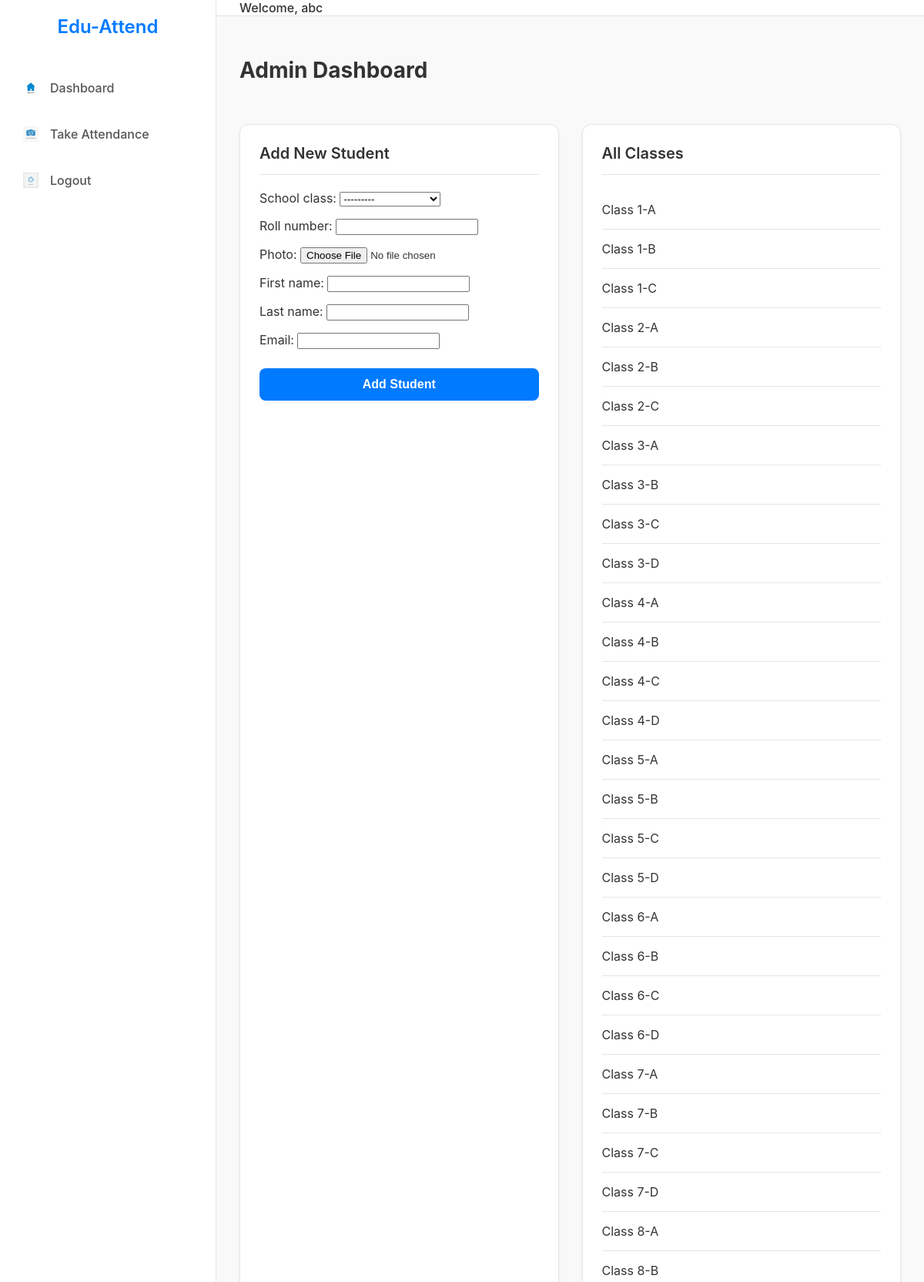
The page /core/admin/dashboard/ (signed in, upper part) on the database its author committed.
### core/models.py (models this page shows, shortened)
class User(AbstractUser):
    ROLE_CHOICES = (
        ('admin', 'Admin'),
        ('teacher', 'Teacher'),
        ('student', 'Student'),
    )
    role = models.CharField(max_length=20, choices=ROLE_CHOICES, default='teacher')

class SchoolClass(models.Model):
    grade = models.PositiveSmallIntegerField(
        validators=[MinValueValidator(1), MaxValueValidator(12)],
        help_text="Class/Grade number (1-12)"
    )
    section = models.CharField(
        max_length=2,
        help_text="Section letter, e.g., A, B, C",
    )
    academic_year = models.ForeignKey(AcademicYear, on_delete=models.PROTECT, default=1)
    def __str__(self) -> str:
        return f"Class {self.grade}-{self.section.upper()} ({self.academic_year})"
    class Meta:
        unique_together = ("academic_year", "grade", "section")

### core/views.py (the view)
# urls.py: path('admin/dashboard/', views.admin_dashboard, name='admin_dashboard'),
@login_required
def admin_dashboard(request: HttpRequest) -> HttpResponse:
    classes = SchoolClass.objects.all()
    students = Student.objects.select_related("school_class").all()
    if request.method == "POST":
        form = StudentForm(request.POST, request.FILES)
        if form.is_valid():
            form.save()
            messages.success(request, "Student added.")
            return redirect("admin_dashboard")
    else:
        form = StudentForm()
    return render(request, "admin/dashboard.html", {"classes": classes, "students": students, "form": form})

### core/forms.py (shortened to what this page needs)
class StudentForm(forms.ModelForm):
    first_name = forms.CharField(max_length=150, required=True)
    last_name = forms.CharField(max_length=150, required=False)
    email = forms.EmailField(required=True)
    class Meta:
        model = Student
        fields = ['school_class', 'roll_number', 'photo']

### core/models.py (called while the page is built)
    def __str__(self) -> str:
        return self.year

    def get_full_name(self) -> str:
        return self.user.get_full_name() or self.user.username

### templates/admin/dashboard.html (shortened to what this page needs)
{% extends 'base.html' %}
{% load static %}
{% block extra_head %}
    <link rel="stylesheet" href="{% static 'css/admin_dashboard.css' %}">
{% endblock %}
{% block content %}
<div class="header-container">
    <h1>Admin Dashboard</h1>
</div>
<div class="grid-container">
    <div class="card">
        <div class="card-header">Add New Student</div>
        <form method="post" enctype="multipart/form-data">
            {% for field in form %}
                <div class="form-group">
                    {{ field.label_tag }}
                    {{ field }}
                </div>
            {% endfor %}
            <button class="btn-primary" type="submit">Add Student</button>
        </form>
    </div>
    <div class="card">
        <div class="card-header">All Classes</div>
        <ul class="list-group">
            {% for c in classes %}
                <li class="list-group-item">Class {{ c.grade }}-{{ c.section }}</li>
            {% empty %}
                <li class="list-group-item">No classes yet</li>
            {% endfor %}
        </ul>
    </div>
</div>
{% endblock %}

### templates/base.html (shortened to what this page needs)
{% load static %}
<!DOCTYPE html>
<html lang="en">
<head>
    <link rel="stylesheet" href="{% static 'css/main.css' %}">
    {% block extra_head %}{% endblock %}
</head>
<body>
    <div class="wrapper">
        <aside class="sidebar" id="sidebar">
            <div class="logo">
                Edu-Attend
            </div>
            <nav>
                <ul>
                    {% if user.role == 'admin' %}
                    <li>
                        <a href="{% url 'admin_dashboard' %}" class="{% if request.resolver_match.url_name == 'admin_dashboard' %}active{% endif %}">
                            <img src="{% static 'images/icons/Dashboard.svg' %}" alt="Dashboard" class="icon">
                            Dashboard
                        </a>
                    </li>
                    {% else %}
                    <li>
                        <a href="{% url 'teacher_dashboard' %}" class="{% if request.resolver_match.url_name == 'teacher_dashboard' %}active{% endif %}">
                            <img src="{% static 'images/icons/Dashboard.svg' %}" alt="Dashboard" class="icon">
                            Dashboard
                        </a>
                    </li>
                    <li>
                        <a href="{% url 'take_attendance' 1 %}" class="{% if request.resolver_match.url_name == 'take_attendance' %}active{% endif %}">
                            <img src="{% static 'images/icons/TakeAttendance.svg' %}" alt="Take Attendance" class="icon">
                            Take Attendance
                        </a>
                    </li>
                    {% endif %}
                    <li class="logout-item">
                        <a href="{% url 'logout_get' %}">
                            <img src="{% static 'images/icons/logout.svg' %}" alt="Logout" class="icon">
                            Logout
                        </a>
                    </li>
                </ul>
            </nav>
        </aside>
        <main class="main-content">
            <header class="header">
                <div class="user-info">
                    Welcome, {{ user.username }}
                </div>
            </header>
            <section class="content">
                {% block content %}
                {% endblock %}
            </section>
        </main>
    </div>
</body>
</html>

### core/static/css/main.css (style rules this page uses)
:root { --background-color: #F9F9F9; --text-color: #333333; --primary-accent: #007AFF; --sidebar-bg: #FFFFFF; --sidebar-width: 240px; --header-height: 60px; --card-bg: #FFFFFF; --card-border: #E5E5E5; --card-shadow: 0 2px 4px rgba(0,0,0,0.05); }
body, html { margin: 0; padding: 0; height: 100%; font-family: -apple-system, BlinkMacSystemFont, "Segoe UI", Roboto, "Helvetica Neue", Arial, sans-serif; background-color: var(--background-color); color: var(--text-color); }
.wrapper { display: flex; height: 100vh; }
.sidebar { width: var(--sidebar-width); background-color: var(--sidebar-bg); border-right: 1px solid var(--card-border); padding: 20px; display: flex; flex-direction: column; transition: transform 0.3s ease; }
.sidebar .logo { text-align: center; margin-bottom: 40px; font-size: 24px; font-weight: 600; color: var(--primary-accent); }
.sidebar nav ul { list-style: none; padding: 0; margin: 0; flex-grow: 1; display: flex; flex-direction: column; }
.sidebar nav li a { display: flex; align-items: center; padding: 15px 10px; color: #555; text-decoration: none; border-radius: 8px; margin-bottom: 10px; font-weight: 500; transition: background-color 0.2s, color 0.2s; }
.sidebar nav li a .icon { margin-right: 15px; width: 20px; height: 20px; }
.logout-item { margin-top: auto; }
.main-content { flex-grow: 1; display: flex; flex-direction: column; overflow-y: auto; }
.header { height: var(--header-height); display: flex; align-items: center; justify-content: space-between; padding: 0 30px; border-bottom: 1px solid var(--card-border); background-color: #FFFFFF; }
.header .user-info { font-weight: 500; }
.content { padding: 30px; flex-grow: 1; }
.card { background-color: var(--card-bg); border: 1px solid var(--card-border); border-radius: 12px; padding: 20px; box-shadow: var(--card-shadow); margin-bottom: 20px; }
.card-header { font-size: 20px; font-weight: 600; margin-bottom: 20px; }

### core/static/css/admin_dashboard.css (style rules this page uses)
.header-container { display: flex; justify-content: space-between; align-items: center; margin-bottom: 30px; }
.header-container h1 { font-size: 28px; font-weight: 700; color: #333; }
.grid-container { display: grid; grid-template-columns: 1fr 1fr; gap: 30px; }
.card { background-color: #FFFFFF; border: 1px solid #E5E5E5; border-radius: 12px; padding: 25px; box-shadow: 0 2px 4px rgba(0,0,0,0.05); }
.card-header { font-size: 20px; font-weight: 600; margin-bottom: 20px; padding-bottom: 15px; border-bottom: 1px solid #E5E5E5; }
.form-group { margin-bottom: 15px; }
.btn-primary { background-color: #007AFF; color: white; border: none; border-radius: 8px; padding: 12px 20px; font-size: 16px; font-weight: 600; cursor: pointer; transition: background-color 0.2s; width: 100%; margin-top: 10px; }
.list-group { list-style: none; padding: 0; }
.list-group-item { padding: 15px 0; border-bottom: 1px solid #E5E5E5; display: flex; justify-content: space-between; align-items: center; }

### rows shown on the page
User: username "abc"
SchoolClass: grade "1", section "A"
SchoolClass: grade "1", section "B"
SchoolClass: grade "1", section "C"
SchoolClass: grade "2", section "A"
SchoolClass: grade "2", section "B"
SchoolClass: grade "2", section "C"
SchoolClass: grade "3", section "A"
SchoolClass: grade "3", section "B"
SchoolClass: grade "3", section "C"
SchoolClass: grade "3", section "D"
SchoolClass: grade "4", section "A"
SchoolClass: grade "4", section "B"
SchoolClass: grade "4", section "C"
SchoolClass: grade "4", section "D"
SchoolClass: grade "5", section "A"
SchoolClass: grade "5", section "B"
SchoolClass: grade "5", section "C"
SchoolClass: grade "5", section "D"
SchoolClass: grade "6", section "A"
SchoolClass: grade "6", section "B"
SchoolClass: grade "6", section "C"
SchoolClass: grade "6", section "D"
SchoolClass: grade "7", section "A"
SchoolClass: grade "7", section "B"
SchoolClass: grade "7", section "C"
SchoolClass: grade "7", section "D"
SchoolClass: grade "8", section "A"
SchoolClass: grade "8", section "B"

### other values the page prints
{{ field.label_tag }} "School class:" "Roll number:" "Photo:" "First name:" "Last name:" "Email:"
